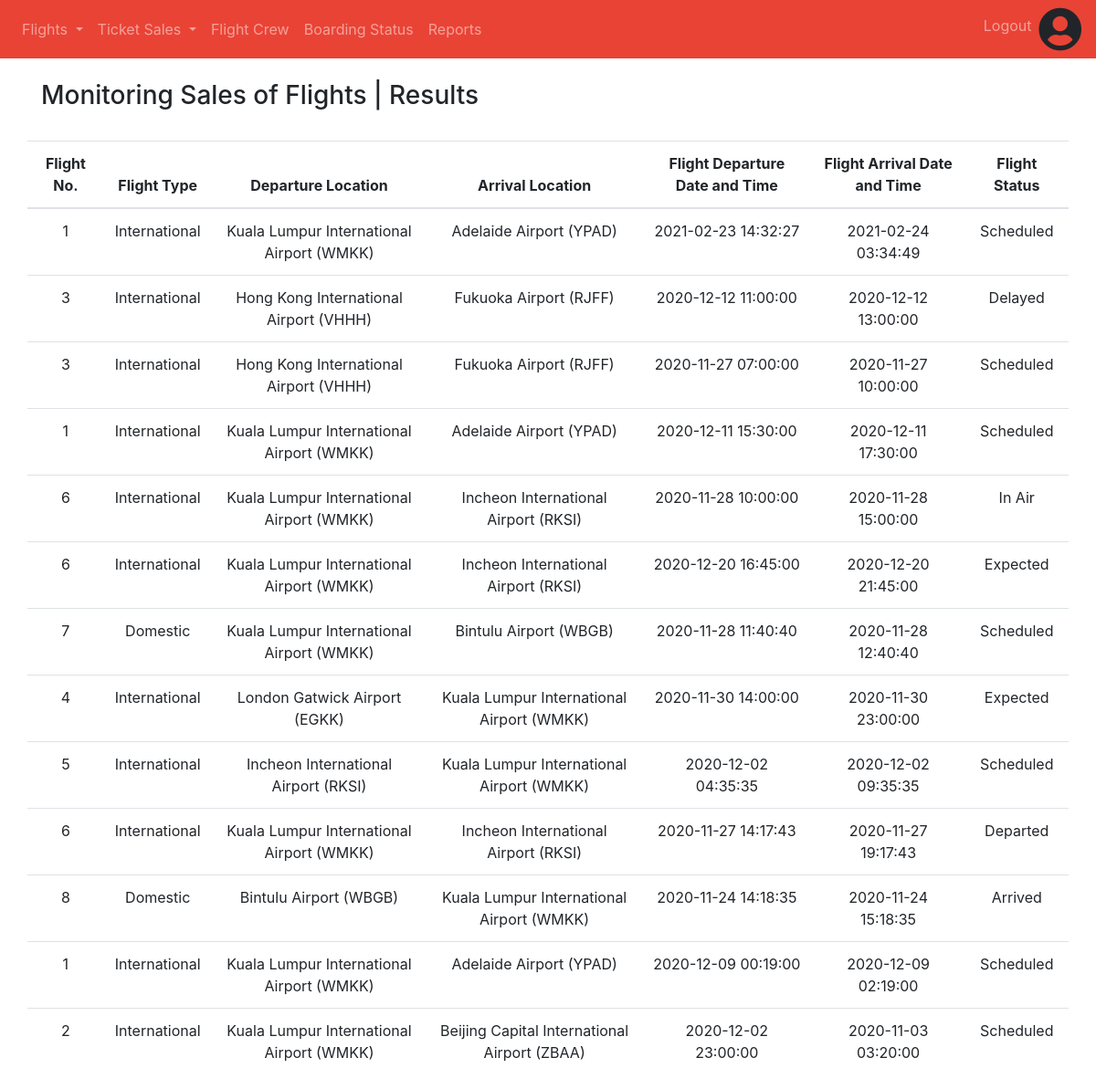
Screenshot of /staff/MonitorFlightReportResults.php (signed in) with the database file from the repository.
### tables this page shows
CREATE TABLE `flight_schedules` (
  `id` int(11) NOT NULL,
  `flight_no` int(11) NOT NULL,
  `depart_dateTime` datetime NOT NULL,
  `arrive_dateTime` datetime NOT NULL,
  `status` enum('Scheduled','Delayed','Departed','In Air','Expected','Diverted','Recovery','Landed','Arrived','Cancelled') NOT NULL
);

CREATE TABLE `flights` (
  `id` int(11) NOT NULL,
  `registration` varchar(10) NOT NULL,
  `departure` varchar(255) NOT NULL,
  `arrival` varchar(255) NOT NULL,
  `est_duration` int(11) NOT NULL,
  `type` enum('Domestic','International') NOT NULL,
  `airplane_no` int(11) NOT NULL,
  `airplane_model` varchar(255) NOT NULL,
  `capacity` int(11) NOT NULL
);

### staff/MonitorFlightReportResults.php (the view, shortened to what this page needs)
<!DOCTYPE html>
<html lang="en" style="height: 100%;">
<head>
    <?php require('../head.php') ?>
</head>
<body class="d-flex flex-column h-100">
    <?php require('navbar.php');
    $connection = new mysqli("127.0.0.1", "admin", null, "ibm2104_assignment");
    $query = "SELECT flights.type, flights.departure, flights.arrival,flight_schedules.id, flight_schedules.flight_no, flight_schedules.status, flight_schedules.depart_dateTime, flight_schedules.arrive_dateTime  FROM flight_schedules INNER JOIN flights on flight_schedules.flight_no = flights.id";
    $result = $connection->query($query);
    ?>
    <div class="container">
        <div class="row my-4">
            <h3 class="col">Monitoring Sales of Flights | Results</h3>
        </div>
        <form action="MonitorFlightSalesReport.php" method="GET">
            <div class="row">
                <table class="table table-hover col">
                    <thead>
                        <tr>
                            <th class="text-center">Flight No.</th>
                            <th class="text-center">Flight Type</th>
                            <th class="text-center">Departure Location</th>
                            <th class="text-center">Arrival Location</th>
                            <th class="text-center">Flight Departure Date and Time</th>
                            <th class="text-center">Flight Arrival Date and Time</th>
                            <th class="text-center">Flight Status</th>
                        </tr>
                    </thead>
                    <?php
                    while ($flight = $result->fetch_assoc()) {
                        echo "<tr style=cursor:pointer onclick=\"window.location = 'MonitorFlightReport.php?id=" . $flight['id'] . "&reportType=" . $_GET['reportType'] . "'\">";
                        echo "<td class = text-center>" . $flight['flight_no'] . "</td>";
                        echo "<td class = text-center>" . $flight['type'] . "</td>";
                        echo "<td class = text-center>" . $flight['departure'] . "</td>";
                        echo "<td class = text-center>" . $flight['arrival'] . "</td>";
                        echo "<td class = text-center>" . $flight['depart_dateTime'] . "</td>";
                        echo "<td class = text-center>" . $flight['arrive_dateTime'] . "</td>";
                        echo "<td class = text-center>" . $flight['status'] . "</td>";
                        echo "</tr>";
                    }
                    ?>
                </table>
            </div>
        </form>
    </div>
</body>
</html>

### rows the page displays
flight_schedules: flight_no "1", flight_no.type "International", flight_no.departure "Kuala Lumpur International Airport (WMKK)", flight_no.arrival "Adelaide Airport (YPAD)", depart_dateTime "2021-02-23 14:32:27", arrive_dateTime "2021-02-24 03:34:49", status "Scheduled"
flight_schedules: flight_no "3", flight_no.type "International", flight_no.departure "Hong Kong International Airport (VHHH)", flight_no.arrival "Fukuoka Airport (RJFF)", depart_dateTime "2020-12-12 11:00:00", arrive_dateTime "2020-12-12 13:00:00", status "Delayed"
flight_schedules: flight_no "3", flight_no.type "International", flight_no.departure "Hong Kong International Airport (VHHH)", flight_no.arrival "Fukuoka Airport (RJFF)", depart_dateTime "2020-11-27 07:00:00", arrive_dateTime "2020-11-27 10:00:00", status "Scheduled"
flight_schedules: flight_no "1", flight_no.type "International", flight_no.departure "Kuala Lumpur International Airport (WMKK)", flight_no.arrival "Adelaide Airport (YPAD)", depart_dateTime "2020-12-11 15:30:00", arrive_dateTime "2020-12-11 17:30:00", status "Scheduled"
flight_schedules: flight_no "6", flight_no.type "International", flight_no.departure "Kuala Lumpur International Airport (WMKK)", flight_no.arrival "Incheon International Airport (RKSI)", depart_dateTime "2020-11-28 10:00:00", arrive_dateTime "2020-11-28 15:00:00", status "In Air"
flight_schedules: flight_no "6", flight_no.type "International", flight_no.departure "Kuala Lumpur International Airport (WMKK)", flight_no.arrival "Incheon International Airport (RKSI)", depart_dateTime "2020-12-20 16:45:00", arrive_dateTime "2020-12-20 21:45:00", status "Expected"
flight_schedules: flight_no "7", flight_no.type "Domestic", flight_no.departure "Kuala Lumpur International Airport (WMKK)", flight_no.arrival "Bintulu Airport (WBGB)", depart_dateTime "2020-11-28 11:40:40", arrive_dateTime "2020-11-28 12:40:40", status "Scheduled"
flight_schedules: flight_no "4", flight_no.type "International", flight_no.departure "London Gatwick Airport (EGKK)", flight_no.arrival "Kuala Lumpur International Airport (WMKK)", depart_dateTime "2020-11-30 14:00:00", arrive_dateTime "2020-11-30 23:00:00", status "Expected"
flight_schedules: flight_no "5", flight_no.type "International", flight_no.departure "Incheon International Airport (RKSI)", flight_no.arrival "Kuala Lumpur International Airport (WMKK)", depart_dateTime "2020-12-02 04:35:35", arrive_dateTime "2020-12-02 09:35:35", status "Scheduled"
flight_schedules: flight_no "6", flight_no.type "International", flight_no.departure "Kuala Lumpur International Airport (WMKK)", flight_no.arrival "Incheon International Airport (RKSI)", depart_dateTime "2020-11-27 14:17:43", arrive_dateTime "2020-11-27 19:17:43", status "Departed"
flight_schedules: flight_no "8", flight_no.type "Domestic", flight_no.departure "Bintulu Airport (WBGB)", flight_no.arrival "Kuala Lumpur International Airport (WMKK)", depart_dateTime "2020-11-24 14:18:35", arrive_dateTime "2020-11-24 15:18:35", status "Arrived"
flight_schedules: flight_no "1", flight_no.type "International", flight_no.departure "Kuala Lumpur International Airport (WMKK)", flight_no.arrival "Adelaide Airport (YPAD)", depart_dateTime "2020-12-09 00:19:00", arrive_dateTime "2020-12-09 02:19:00", status "Scheduled"
flight_schedules: flight_no "2", flight_no.type "International", flight_no.departure "Kuala Lumpur International Airport (WMKK)", flight_no.arrival "Beijing Capital International Airport (ZBAA)", depart_dateTime "2020-12-02 23:00:00", arrive_dateTime "2020-11-03 03:20:00", status "Scheduled"
